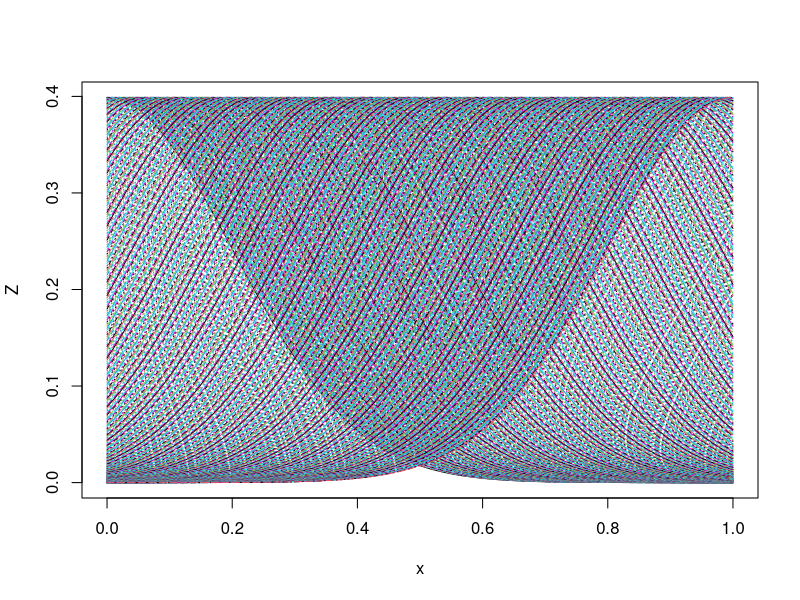
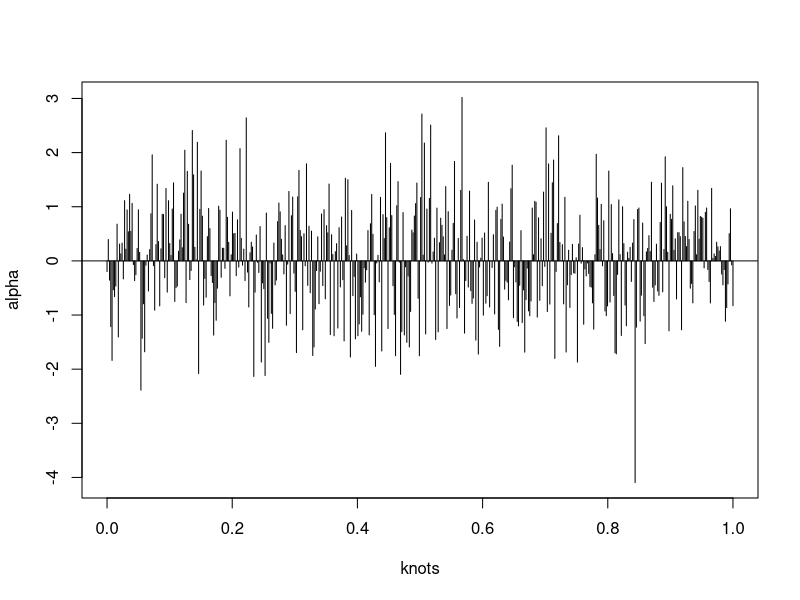
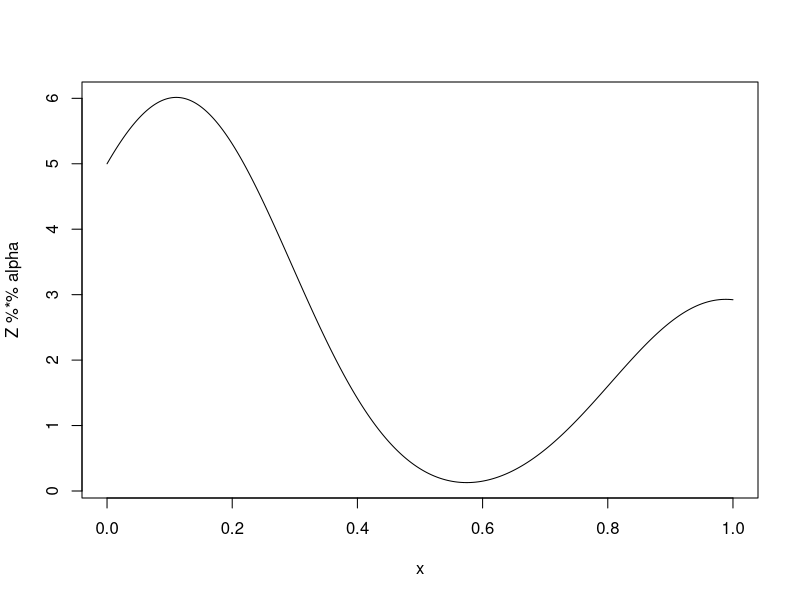
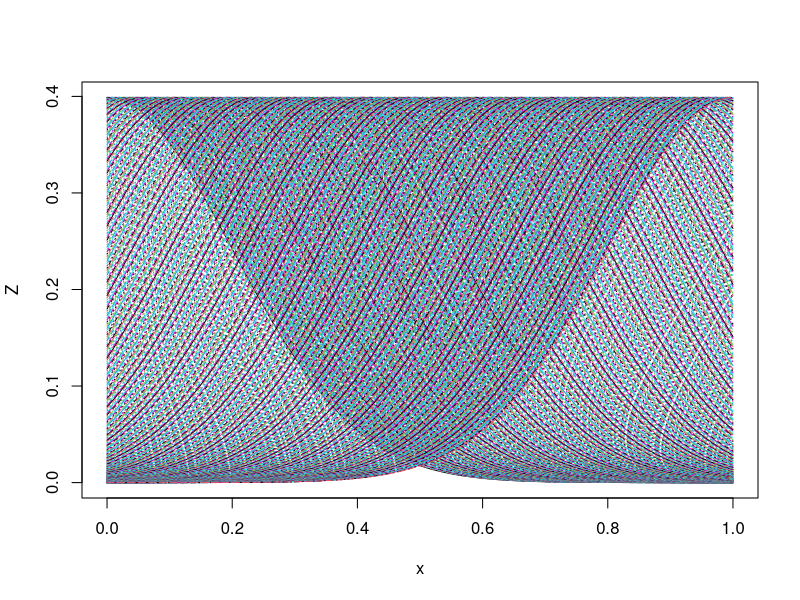
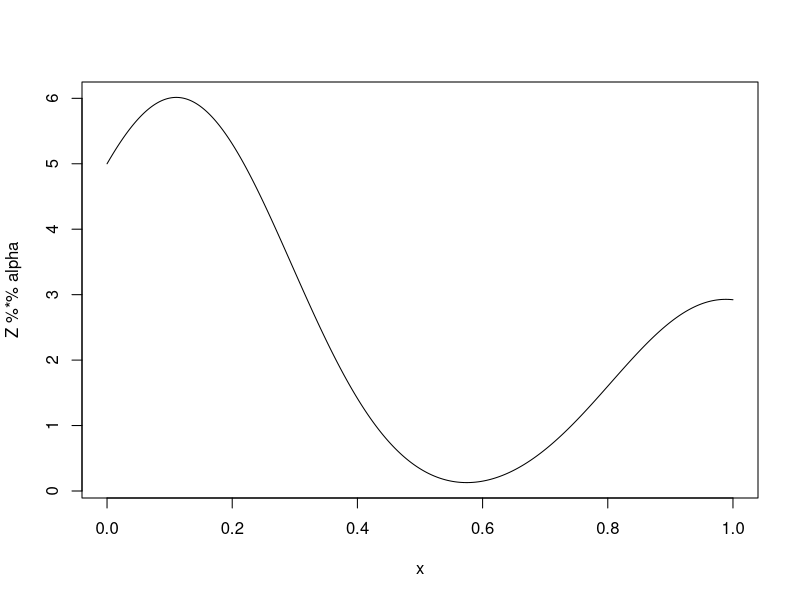
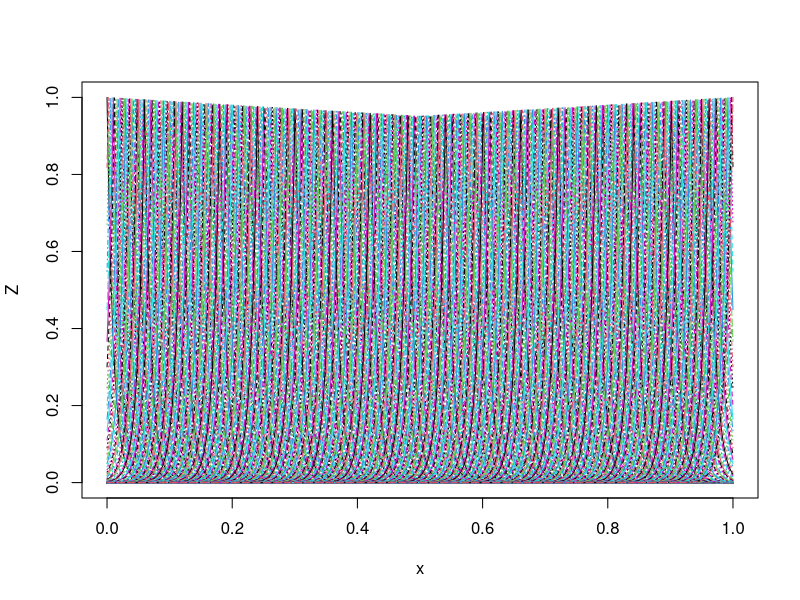
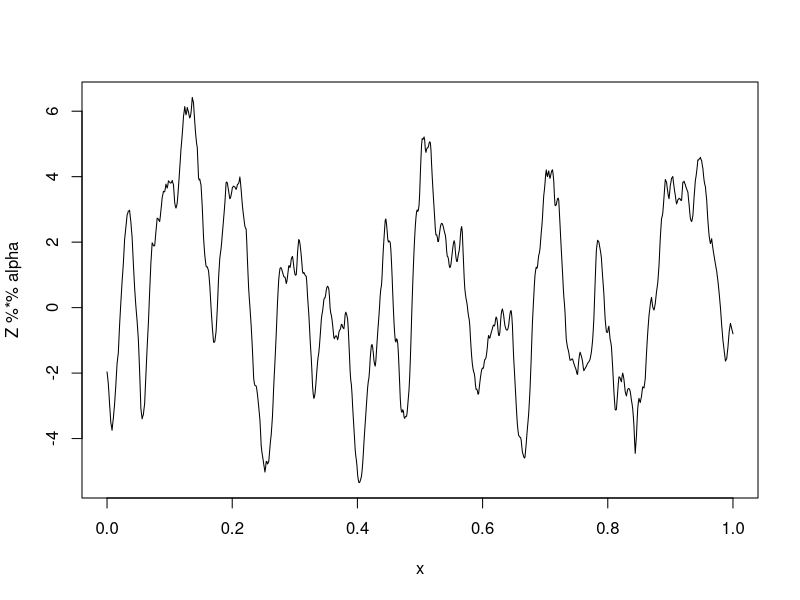
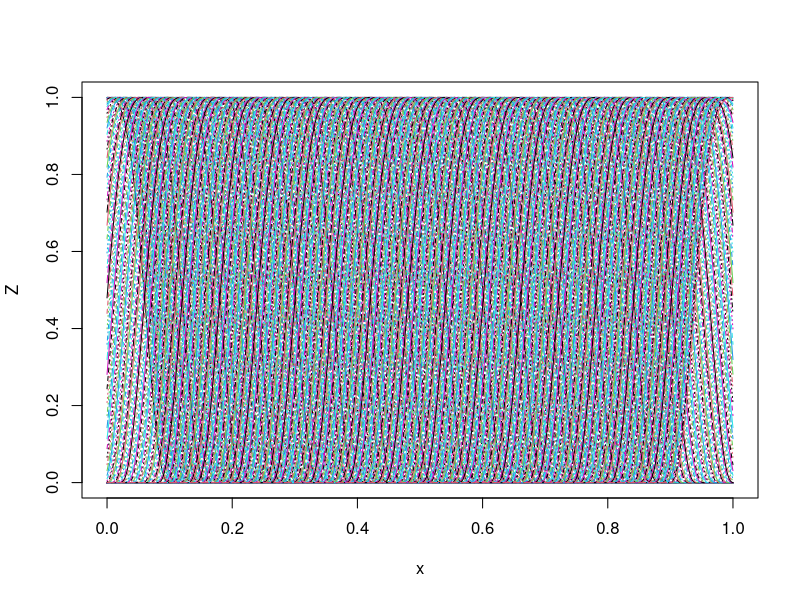

Write R code to recreate these figures, in order.
make_basis <- function(x, knots, radius, form = "uniform") {
    # evaluate the kernel/basis in 1d
    if (!(form %in% c("uniform", "gaussian", "exponential", "polynomial"))) {
        stop('form must be either "uniform" or "gaussian" or "exponential" or "polynomial" ...')
    }
    n       <- length(x)
    n_knots <- length(knots)
    basis   <- matrix(0, n, n_knots)
    for (i in 1:n_knots) {
        if (form == "uniform") {
            basis[, i] <- ifelse(abs(x - knots[i]) < radius, 1, 0)
        }
        if (form == "gaussian") {
            basis[, i] <- dnorm((x - knots[i]) / radius)
        }
        if (form == "polynomial") {
            basis[, i] <- ifelse(abs(x - knots[i]) < radius, (1 - abs(x - knots[i])^3 / radius^3)^3, 0)
        }
        if (form == "exponential") {
            basis[, i] <- dexp(abs((x - knots[i]) / radius))
        }
    }
    return(basis)
}


N <- 1000
x <- seq(0, 1, length.out = N)
n_knots <- 500
knots <- seq(0, 1, length.out = n_knots)
Z <- make_basis(x, knots, radius = 0.2, form = "gaussian")

# plot kernels
matplot(x, Z, type = 'l')

alpha <- rnorm(n_knots)


# white noise
plot(knots, alpha, type = 'h')
abline(h = 0)

# take the convolution
plot(x, Z %*% alpha, type = 'l')





##
## try a gaussian kernel
##

Z <- make_basis(x, knots, radius = 0.2, form = "gaussian")
matplot(x, Z, type = 'l')

# take the convolution
plot(x, Z %*% alpha, type = 'l')

##
## try an exponential kernel
##

Z <- make_basis(x, knots, radius = 0.01, form = "exponential")
matplot(x, Z, type = 'l')

# take the convolution
plot(x, Z %*% alpha, type = 'l')


##
## try a compact suppoted kernel
##

Z <- make_basis(x, knots, radius = 0.1, form = "polynomial")
matplot(x, Z, type = 'l')

# take the convolution
plot(x, Z %*% alpha, type = 'l')
mean(Z == 0)




# Fit to data

y <- rnorm(N) + Z %*% alpha
plot(x, Z %*% alpha, type = 'l')
points(x, y)

n <- 500
s <- sample(1:N, n)

fit <- lm(y[s] ~ Z[s, ] - 1)
alpha_fit <- coefficients(fit)
# plot the fitted line
plot(x[s], y[s])
lines(x, Z %*% alpha_fit, col = "red")


## smoothenss
n_knots <- 1000
knots <- seq(-0.5, 1.5, length.out = n_knots)
Z <- make_basis(x, knots, radius = 0.1, form = "polynomial")
alpha <- rnorm(n_knots)
layout(matrix(1:4, 2, 2))
plot(x, Z %*% alpha, type = 'l', ylab = "Zalpha")
plot(alpha, type = 'l', ylab = "alphas")

# using an autoregressive structure on alpha
alpha[1] <- rnorm(1)
for (i in 2:n_knots) {
    alpha[i] <- rnorm(1) + alpha[i-1]
}
plot(x, Z %*% alpha, type = 'l', ylab = "Zalpha")
plot(alpha, type = 'l', ylab = "alphas")

